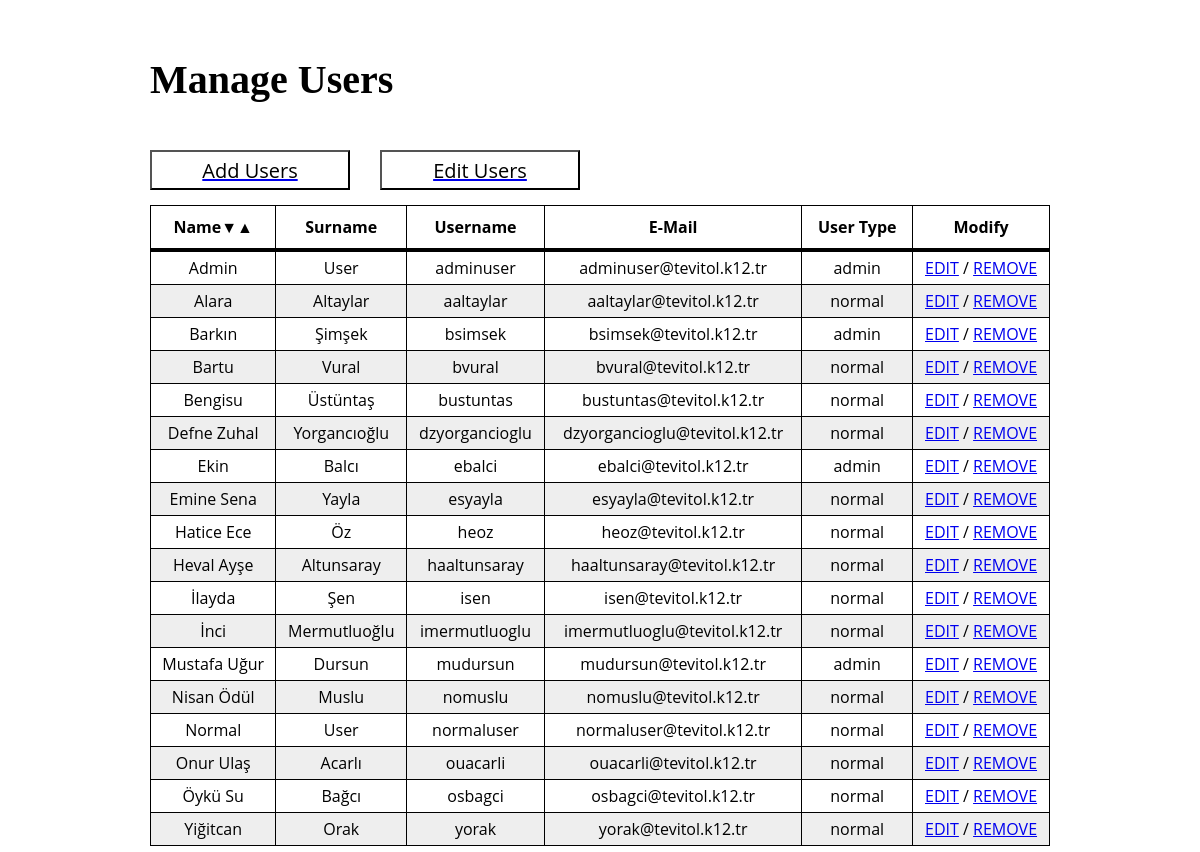
The page /manage_users.php on the database its author committed.
### tables this page shows
CREATE TABLE IF NOT EXISTS `users` (
  `user_id` int(50) NOT NULL AUTO_INCREMENT,
  `user_username` varchar(50) NOT NULL,
  `user_name` varchar(50) NOT NULL,
  `user_surname` varchar(50) NOT NULL,
  `user_password` varchar(50) NOT NULL DEFAULT '5f4dcc3b5aa765d61d8327deb882cf99',
  `user_email` varchar(50) NOT NULL,
  `user_type` varchar(50) NOT NULL,
  PRIMARY KEY (`user_id`)
);

### manage_users.php (the view, shortened to what this page needs)
<head>
<link rel="stylesheet" href="/css/manage_users.css">
</head>
<body>
<div id="primaryContainer" class="primaryContainer clearfix">
	<div id="manage_users" class="clearfix">
		<p id="manage_users_text">
		Manage Users
		</p>
		<a href="user_bar_admin.php?page=add_users">
			<input id="add_users_button" type="button" value="Add Users"></input>
		</a>
		<a href="user_bar_admin.php?page=edit_users">
			<input id="edit_users_button" type="button" value="Edit Users"></input>
		</a>
		<div id="table" class="clearfix">
		<table>
			<thead>
				<tr>
					<th>Name&#9660;&#9650;</th>
					<th>Surname</th>
					<th>Username</th>
					<th>E-Mail</th>
					<th>User Type</th>
					<th>Modify</th>
				</tr>
			</thead>
			<tbody>
				<?PHP
					$sql = "SELECT * FROM users ORDER BY user_name ASC";
					$query = mysql_query($sql);
					while($row = mysql_fetch_row($query)){
						echo "
							<tr>
								<td>$row[2]</td>
								<td>$row[3]</td>
								<td>$row[1]</td>
								<td>$row[5]</td>
								<td>$row[6]</td>
								<td><a href='user_bar_admin.php?page=edit_users&user=$row[0]'>EDIT</a> / <a href='user_bar_admin.php?page=manage_users&remove=$row[0]'>REMOVE</a></td>
							</tr>
						";
					}
				?>
			</tbody>
		</table>
	</div>
</div>
</body>
</html>

### css/manage_users.css (style rules this page uses)
.primaryContainer { height: auto; margin-left: auto; margin-right: auto; min-height: 100%; width: 100%; }
#manage_users { float: none; height: auto; margin-left: auto; margin-top: 60px; clear: none; width: 900px; margin-right: auto; min-height: 500px; padding-bottom: 25px; }
body { font-family: 'Open Sans'; }
#add_users_button { float: none; height: 40px; font-size: 20px; margin-left: 0px; margin-top: 5px; clear: none; width: 200px; border-top-color: rgb(0, 0, 0); border-right-color: rgb(0, 0, 0); border-bottom-color: rgb(0, 0, 0); border-left-color: rgb(0, 0, 0); -webkit-box-shadow: rgb(255, 255, 255) 0px 1px 3px 0px; box-shadow: rgb(255, 255, 255) 0px 1px 3px 0px; border-top-left-radius: 0px; border-top-right-radius: 0px; border-bottom-right-radius: 0px; border-bottom-left-radius: 0px; font-family: 'Open Sans'; display: block; background-color: rgb(255, 255, 255); padding-right: 1px; padding-left: 1px; margin-right: 0px; }
#edit_users_button { float: none; height: 40px; font-size: 20px; margin-left: 230px; margin-top: -40px; clear: none; width: 200px; border-top-color: rgb(0, 0, 0); border-right-color: rgb(0, 0, 0); border-bottom-color: rgb(0, 0, 0); border-left-color: rgb(0, 0, 0); -webkit-box-shadow: rgb(255, 255, 255) 0px 1px 3px 0px; box-shadow: rgb(255, 255, 255) 0px 1px 3px 0px; border-top-left-radius: 0px; border-top-right-radius: 0px; border-bottom-right-radius: 0px; border-bottom-left-radius: 0px; font-family: 'Open Sans'; display: block; padding-right: 1px; padding-left: 1px; background-color: rgb(255, 255, 255); margin-right: 0px; }
#manage_users_text { float: none; font-size: 40px; width: 400px; height: auto; text-align: left; font-weight: 600; line-height: 1em; margin-left: 0px; margin-top: 0px; clear: none; min-height: 50px; font-family: Raleway; margin-right: 0px; display: block; }
#table { float: left; height: auto; margin-left: 0px; margin-top: 15px; clear: both; width: 100%; min-height: 40px; }
table { border: 1px solid black; border-collapse: collapse; width:100%; }
th { padding: 10px; border: 1px solid black; border-collapse: collapse; border-bottom: 4px solid black; }
td { padding: 5px; border: 1px solid black; border-collapse: collapse; text-align: center; }
table tr:nth-child(even) { background-color: #eee; }
table tr:nth-child(odd) { background-color: #fff; }

### rows shown on the page
users: user_name "Admin", user_surname "User", user_username "adminuser", user_email "adminuser@tevitol.k12.tr", user_type "admin"
users: user_name "Alara", user_surname "Altaylar", user_username "aaltaylar", user_email "aaltaylar@tevitol.k12.tr", user_type "normal"
users: user_name "Barkın", user_surname "Şimşek", user_username "bsimsek", user_email "bsimsek@tevitol.k12.tr", user_type "admin"
users: user_name "Bartu", user_surname "Vural", user_username "bvural", user_email "bvural@tevitol.k12.tr", user_type "normal"
users: user_name "Bengisu", user_surname "Üstüntaş", user_username "bustuntas", user_email "bustuntas@tevitol.k12.tr", user_type "normal"
users: user_name "Defne Zuhal", user_surname "Yorgancıoğlu", user_username "dzyorgancioglu", user_email "dzyorgancioglu@tevitol.k12.tr", user_type "normal"
users: user_name "Ekin", user_surname "Balcı", user_username "ebalci", user_email "ebalci@tevitol.k12.tr", user_type "admin"
users: user_name "Emine Sena", user_surname "Yayla", user_username "esyayla", user_email "esyayla@tevitol.k12.tr", user_type "normal"
users: user_name "Hatice Ece", user_surname "Öz", user_username "heoz", user_email "heoz@tevitol.k12.tr", user_type "normal"
users: user_name "Heval Ayşe", user_surname "Altunsaray", user_username "haaltunsaray", user_email "haaltunsaray@tevitol.k12.tr", user_type "normal"
users: user_name "İlayda", user_surname "Şen", user_username "isen", user_email "isen@tevitol.k12.tr", user_type "normal"
users: user_name "İnci", user_surname "Mermutluoğlu", user_username "imermutluoglu", user_email "imermutluoglu@tevitol.k12.tr", user_type "normal"
users: user_name "Mustafa Uğur", user_surname "Dursun", user_username "mudursun", user_email "mudursun@tevitol.k12.tr", user_type "admin"
users: user_name "Nisan Ödül", user_surname "Muslu", user_username "nomuslu", user_email "nomuslu@tevitol.k12.tr", user_type "normal"
users: user_name "Normal", user_surname "User", user_username "normaluser", user_email "normaluser@tevitol.k12.tr", user_type "normal"
users: user_name "Onur Ulaş", user_surname "Acarlı", user_username "ouacarli", user_email "ouacarli@tevitol.k12.tr", user_type "normal"
users: user_name "Öykü Su", user_surname "Bağcı", user_username "osbagci", user_email "osbagci@tevitol.k12.tr", user_type "normal"
users: user_name "Yiğitcan", user_surname "Orak", user_username "yorak", user_email "yorak@tevitol.k12.tr", user_type "normal"
